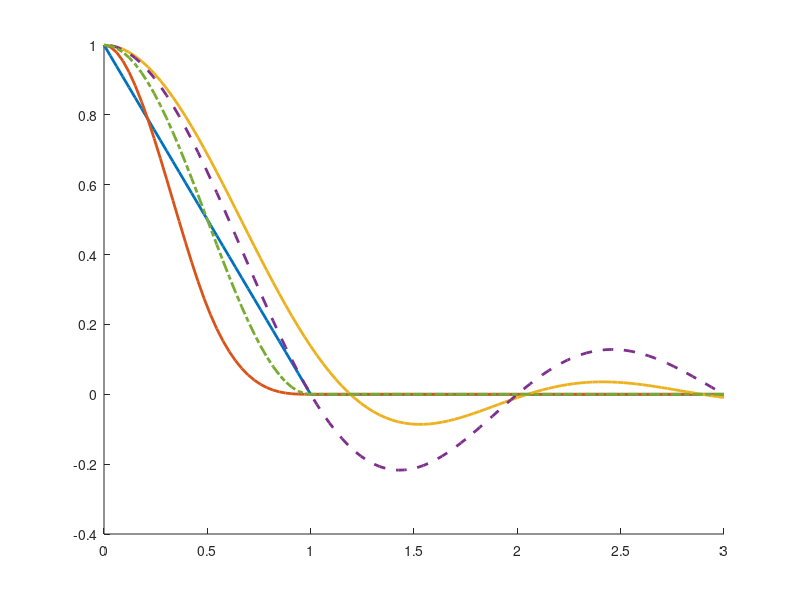

Recreate this plot in MATLAB. (Note: this script raises an error after producing the figure.)
%Script: plot_kernels
clear;clc;
% addpath(genpath('d:/matlab.tools/db.toolbox'))
% parameter values
z  = linspace(0,3,100)';

%	BARTLETT
B  = @(z) ((1-z).*(z<1));
% PARZAN`
PZ  = @(z) ( (1-6*z.^2+6*abs(z).^3).*(abs(z)<0.5) + ... 
						 (2*(1-abs(z)).^3)		 .*((abs(z)>0.5).*(abs(z)<1)) );
%	QUADRATIC SPECTRAL					
QSa = 25/12./(pi^2*z.^2);
QSb = sin(6*pi*z/5)./(6*pi*z/5)-cos(6*pi*z/5);
QS	= @(z) ( QSa.*QSb );
% DANIEL
D  = @(z) (sin(pi*z)./(pi*z));
% TUKEY-HANNING 
TK = @(z) ((1+cos(pi*z))/2.*(abs(z)<1));

% clear plotting area and set default linewidth to 2
clf; 
set(groot,'defaultLineLineWidth',2); 
Fns = 18; % font size
hold on; LG = [];
  LG(1) = plot(z,B(z));
  LG(2) = plot(z,PZ(z));
  LG(3) = plot(z,QS(z));
  LG(4) = plot(z,D(z), 'Linestyle','--');
  LG(5) = plot(z,TK(z),'Linestyle','-.');
hold off;
hline(0);
box on; grid on;
setplot([.80 .22], Fns);
set(gca,'GridLineStyle',':','GridAlpha',1/3);
ylim([-.25 1.05])
setoutsideTicks
add2yaxislabel
tickshrink(.6)

% add legend
legnames = { 'Bartlett',...
             'Parzan',...
             'Quadratic Spectral',...
             'Daniel',...
             'Tukey-Hanning' }; 
legendflex(LG, legnames, 'fontsize', Fns - 1, 'anchor',[3 3],'Interpreter','Latex')

% uncomment to print to pdf 
% print2pdf('kernels_2022','../graphics')



























%EOF
